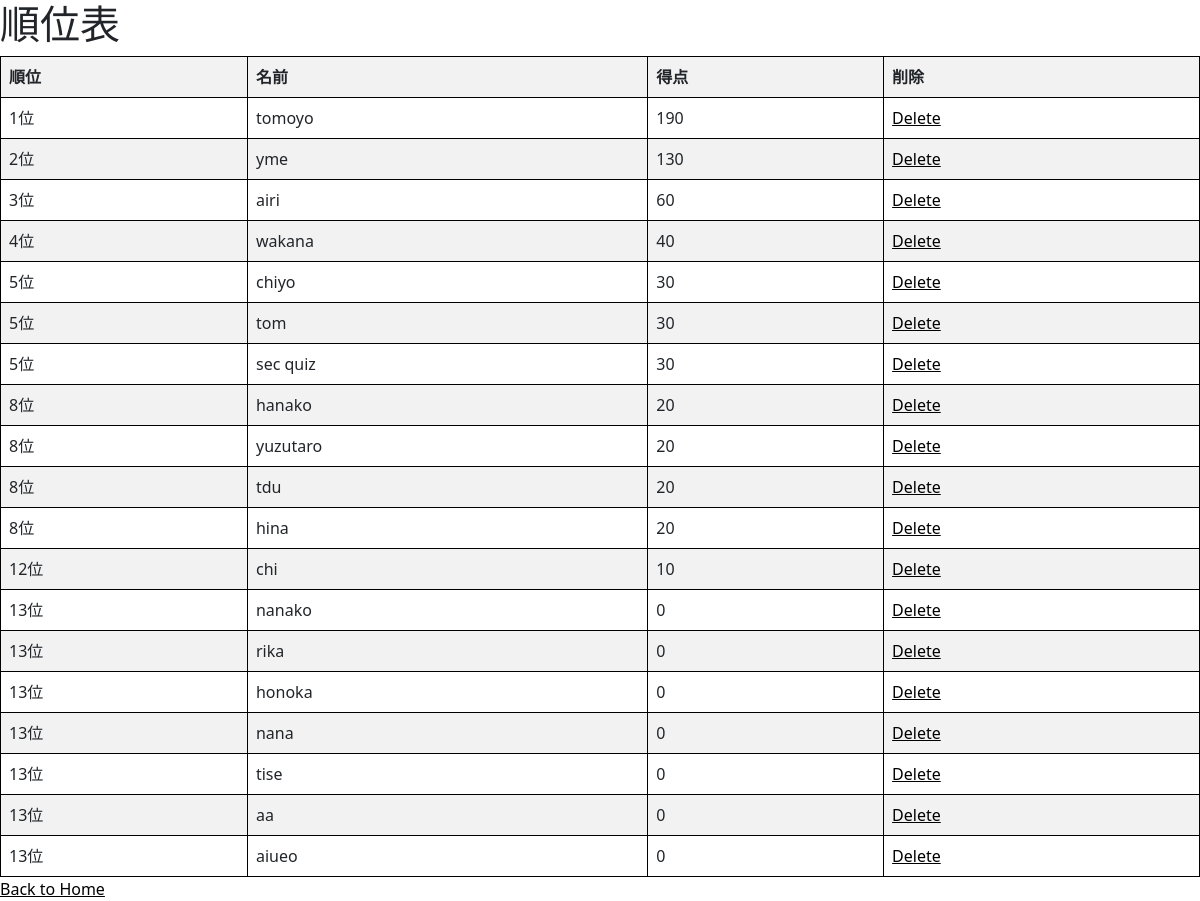
The app's page /leaderboard_manager, older data.
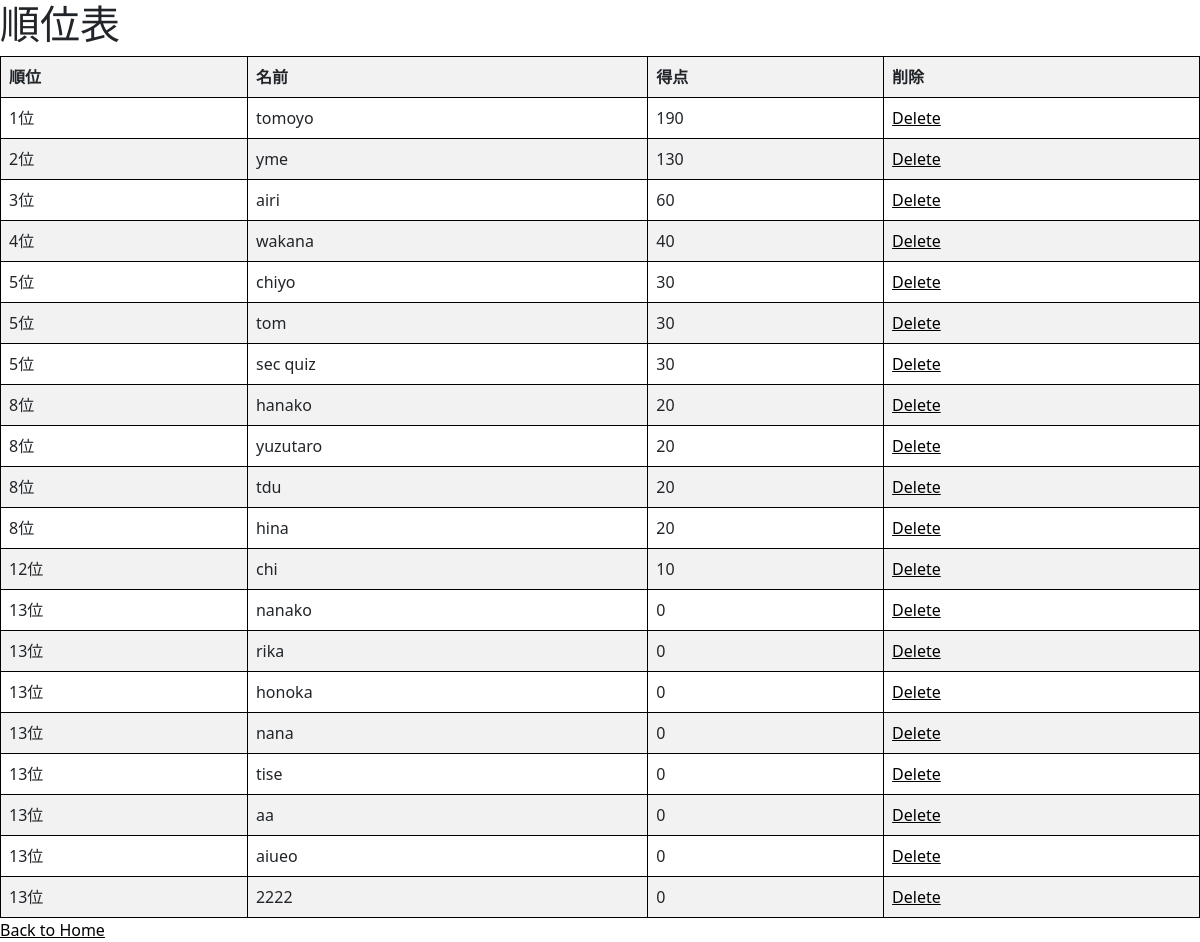
The same page, newer data.
### app.py (models this page shows)
class Player(db.Model):
    id = db.Column(db.Integer, primary_key=True)
    name = db.Column(db.String(50), unique=True, nullable=False)
    score = db.Column(db.Integer, default=0)

### app.py (the view)
@app.route("/leaderboard_manager")
def leaderboard_manager():
    players = Player.query.order_by(Player.score.desc()).all()
    ranked_players = []
    current_rank = 1
    current_score = None
    for player in players:
        if player.score != current_score:
            current_rank = len(ranked_players) + 1
        ranked_players.append((current_rank, player))
        current_score = player.score
    return render_template('manager/leaderboard.html', ranked_players=ranked_players)

### templates/manager/leaderboard.html (shortened to what this page needs)
{% extends 'base.html' %}
{% block body %}
<h1>順位表</h1>
<table>
    <thead>
        <tr>
            <th>順位</th>
            <th>名前</th>
            <th>得点</th>
            <th>削除</th>
        </tr>
    </thead>
    <tbody>
        {% for rank, player in ranked_players %}
        <tr>
            <td>{{ rank }}位</td>
            <td>{{ player.name }}</td>
            <td>{{ player.score }}</td>
            <td><a href="/delete_player/{{ player.id }}" role="button">Delete</a> </td>
        </tr>
        {% endfor %}
    </tbody>
</table>
<a href="/manager">Back to Home</a>
{% endblock %}

Row changes from the older to the newer data that the page shows:
added Player: rank "13", name "2222", score "0"
